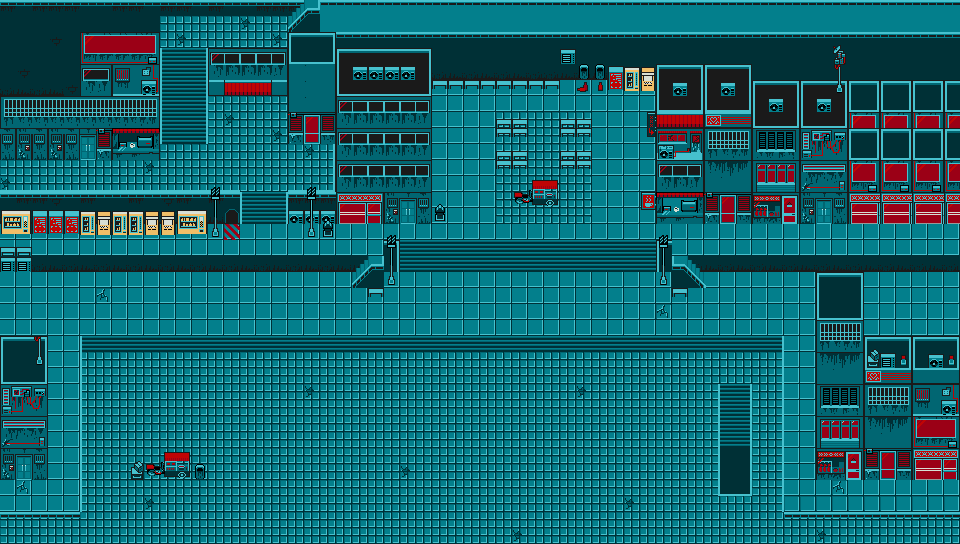

A level layout from a 2D game, rendered from its tile map. Below: a short description, then the map file with tile-grid data replaced by summaries:
An orthogonal 60x34 tile map with 16x16 px tiles, 3 tile layers (Tile Layer 1, Tile Layer 1.5, Tile Layer 2), 2 tilesets and 1 object (start).

<map version="1.10" tiledversion="1.10.2" orientation="orthogonal" renderorder="right-down" width="60" height="34" tilewidth="16" tileheight="16" infinite="0" nextlayerid="5" nextobjectid="2">
 <tileset firstgid="1" source="yungpunks_main_tileset.tsx" />
 <tileset firstgid="401" source="yungpunks_props.tsx" />
 <layer id="1" name="Tile Layer 1" width="60" height="34">
  <data>[2040 cells, 1878 non-empty, 72 distinct tile ids]</data>
 </layer>
 <layer id="3" name="Tile Layer 1.5" width="60" height="34">
  <data>[2040 cells, 1417 non-empty, 98 distinct tile ids]</data>
 </layer>
 <objectgroup id="4" name="starting-point" class="start" offsetx="45" offsety="27">
  <properties>
   <property name="Type" type="object" value="0" />
  </properties>
  <object id="1" type="start" x="688" y="409">
   <properties>
    <property name="Name" value="Start Position" />
    <property name="Type" type="object" value="1" />
   </properties>
   <point />
  </object>
 </objectgroup>
 <layer id="2" name="Tile Layer 2" width="60" height="34">
  <data>[2040 cells, 972 non-empty, 182 distinct tile ids]</data>
 </layer>
</map>